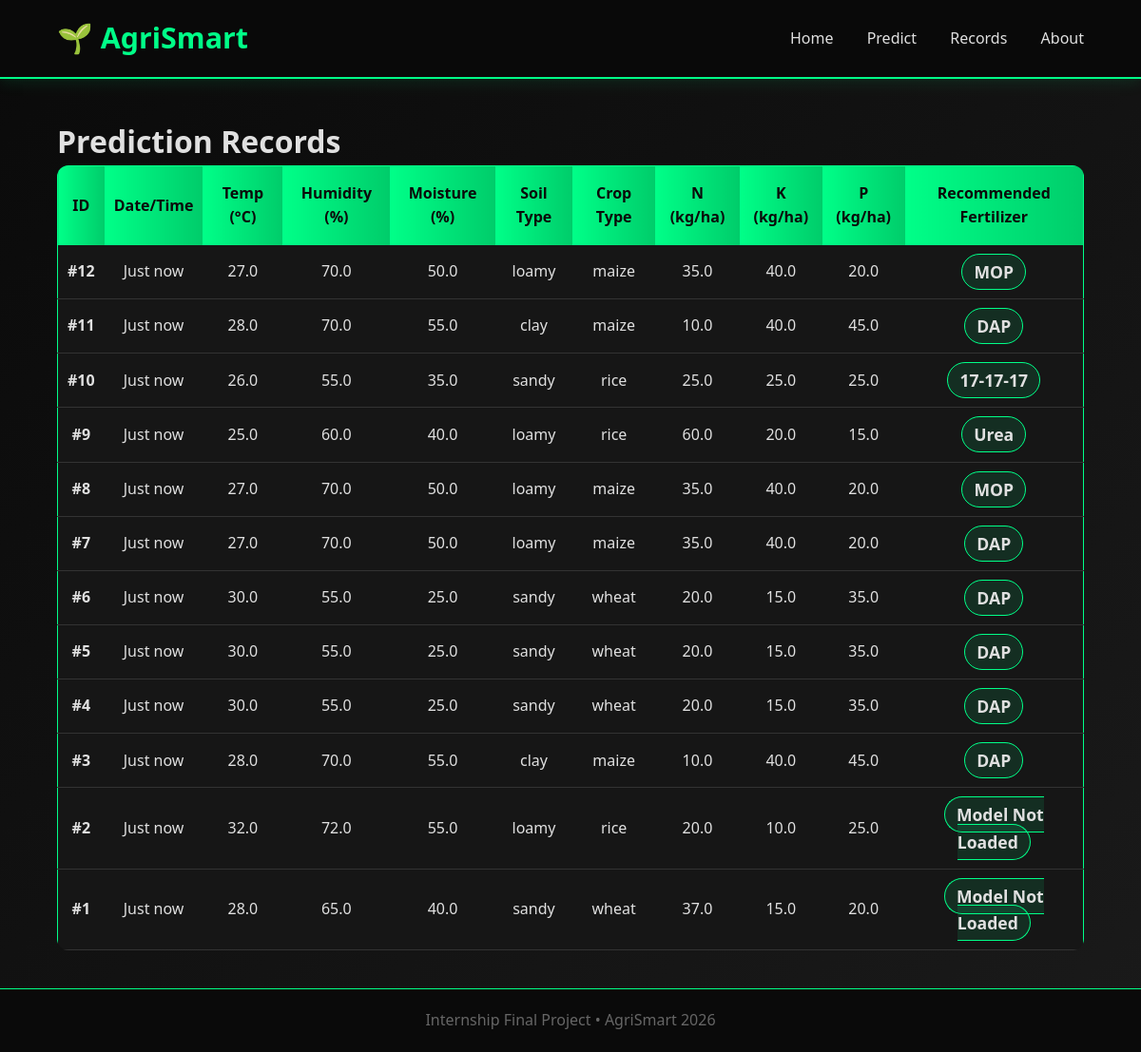
Before: /records with the older database file.
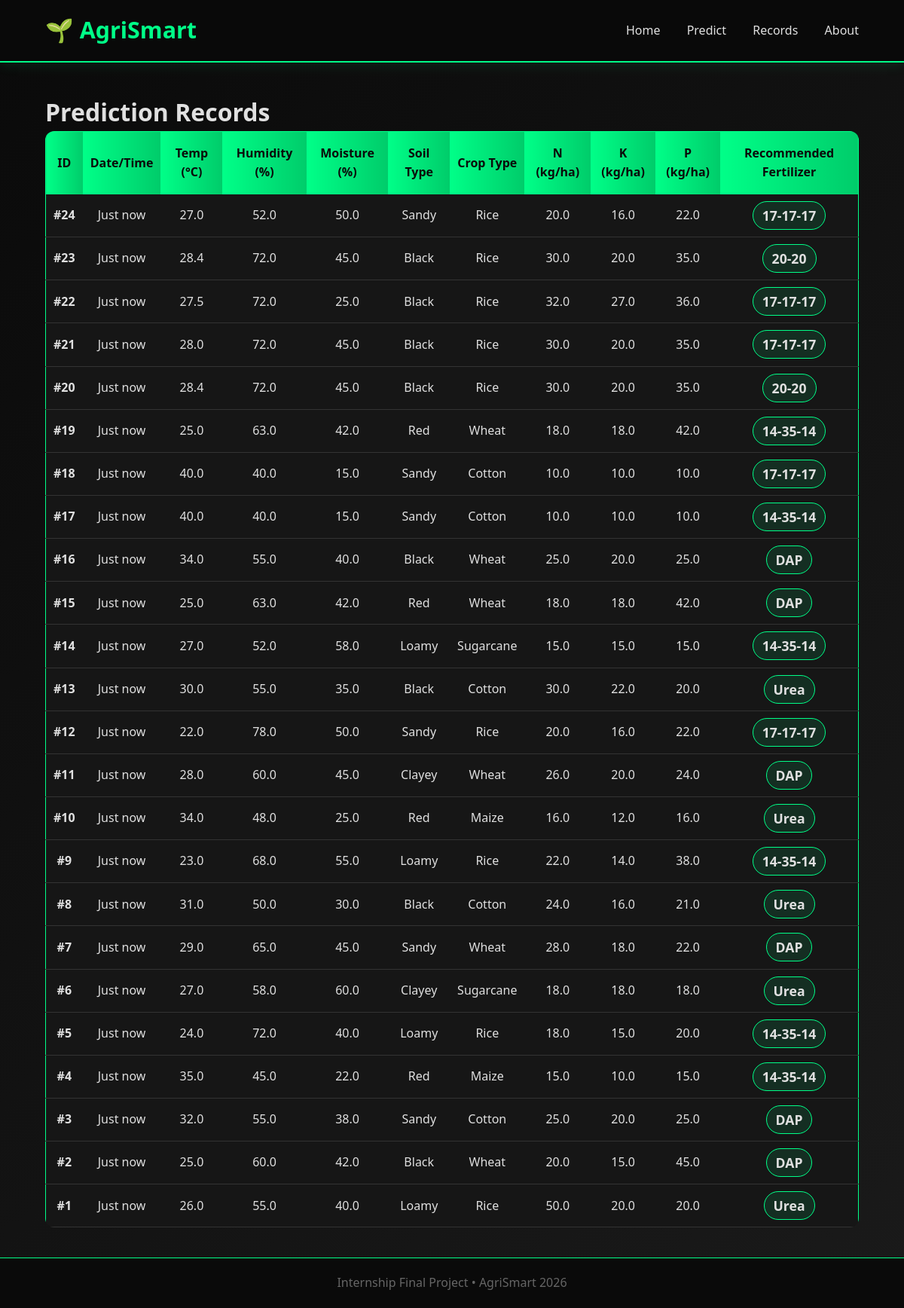
After: the same page with the newer database file.
### tables this page shows
CREATE TABLE predictions(
    id INTEGER PRIMARY KEY AUTOINCREMENT,
    temperature REAL,
    humidity REAL,
    moisture REAL,
    soil_type TEXT,
    crop_type TEXT,
    nitrogen REAL,
    potassium REAL,
    phosphorous REAL,
    fertilizer TEXT,
    created_at TIMESTAMP DEFAULT CURRENT_TIMESTAMP
);

### app.py (the view)
@app.route("/records")
def records():
    conn = sqlite3.connect(DB_PATH)
    cursor = conn.cursor()
    cursor.execute("SELECT * FROM predictions ORDER BY id DESC")
    data = cursor.fetchall()
    conn.close()
    return render_template("records.html", records=data)

### templates/records.html (shortened to what this page needs)
<!DOCTYPE html>
<html>
<head>
    <link rel="stylesheet" href="{{ url_for('static', filename='css/style.css') }}">
</head>
<body>
    <nav class="navbar">
        <div class="logo">🌱 AgriSmart</div>
        <ul class="nav-links">
            <li><a href="/">Home</a></li>
            <li><a href="/predict">Predict</a></li>
            <li><a href="/records">Records</a></li>
            <li><a href="/about">About</a></li>
        </ul>
    </nav>
    <div class="container">
        <h1 class="page-title">Prediction Records</h1>
        <div class="section-card">
            {% if records %}
            <div class="table-container">
                <table class="records-table">
                    <thead>
                        <tr>
                            <th>ID</th>
                            <th>Date/Time</th>
                            <th>Temp (°C)</th>
                            <th>Humidity (%)</th>
                            <th>Moisture (%)</th>
                            <th>Soil Type</th>
                            <th>Crop Type</th>
                            <th>N (kg/ha)</th>
                            <th>K (kg/ha)</th>
                            <th>P (kg/ha)</th>
                            <th>Recommended Fertilizer</th>
                        </tr>
                    </thead>
                    <tbody>
                        {% for row in records %}
                        <tr>
                            <td><strong>#{{ row[0] }}</strong></td>
                            <td>Just now</td>
                            <td>{{ row[1] }}</td>
                            <td>{{ row[2] }}</td>
                            <td>{{ row[3] }}</td>
                            <td>{{ row[4] }}</td>
                            <td>{{ row[5] }}</td>
                            <td>{{ row[6] }}</td>
                            <td>{{ row[7] }}</td>
                            <td>{{ row[8] }}</td>
                            <td class="fertilizer-cell">
                                <strong>{{ row[9] }}</strong>
                            </td>
                        </tr>
                        {% endfor %}
                    </tbody>
                </table>
            </div>
            {% else %}
            <p style="text-align:center; color:#888; padding:40px;">
                No predictions yet. Make your first recommendation!
            </p>
            {% endif %}
        </div>
    </div>
    <footer>
        Internship Final Project • AgriSmart 2026
    </footer>
</body>
</html>

### static/css/style.css (style rules this page uses)
* { margin: 0; padding: 0; box-sizing: border-box; }
body { font-family: 'Segoe UI', Tahoma, Geneva, Verdana, sans-serif; background: linear-gradient(135deg, #0a0a0a 0%, #1a1a1a 100%); color: #e0e0e0; line-height: 1.6; min-height: 100vh; display: flex; flex-direction: column; }
.navbar { background: rgba(10, 10, 10, 0.98); padding: 1rem 5%; display: flex; justify-content: space-between; align-items: center; border-bottom: 2px solid #00ff88; position: sticky; top: 0; z-index: 1000; box-shadow: 0 4px 15px rgba(0, 255, 136, 0.1); }
.logo { font-size: 1.9rem; font-weight: bold; color: #00ff88; display: flex; align-items: center; gap: 10px; }
.nav-links { list-style: none; display: flex; gap: 2.2rem; margin: 0; padding: 0; }
.nav-links a { color: #e0e0e0; text-decoration: none; font-weight: 500; transition: all 0.3s ease; position: relative; }
.nav-links a::after { content: ''; position: absolute; width: 0; height: 2px; bottom: -4px; left: 0; background: #00ff88; transition: width 0.3s; }
.container { width: 90%; max-width: 1200px; margin: auto; padding: 40px 0; flex: 1; }
footer { text-align: center; padding: 20px; background: #0a0a0a; color: #666; border-top: 1px solid #00ff88; margin-top: auto; }
.table-container { overflow-x: auto; border-radius: 12px; }
.records-table { width: 100%; border-collapse: collapse; background: #161616; border: 1px solid #00ff88; }
.records-table th { background: linear-gradient(90deg, #00ff88, #00cc6a); color: #0a0a0a; font-weight: 700; padding: 16px 10px; text-align: center; position: sticky; top: 0; }
.records-table td { padding: 14px 10px; text-align: center; border-bottom: 1px solid #333; color: #e0e0e0; }
.fertilizer-cell { font-size: 1.1rem; color: #00ff88; font-weight: bold; }
.fertilizer-cell strong { background: rgba(0, 255, 136, 0.1); padding: 6px 12px; border-radius: 20px; border: 1px solid #00ff88; }

Changed rows visible on the page:
added predictions: id "24", temperature "27.0", humidity "52.0", moisture "50.0", soil_type "Sandy", crop_type "Rice", nitrogen "20.0", potassium "16.0", phosphorous "22.0", fertilizer "17-17-17"
added predictions: id "23", temperature "28.4", humidity "72.0", moisture "45.0", soil_type "Black", crop_type "Rice", nitrogen "30.0", potassium "20.0", phosphorous "35.0", fertilizer "20-20"
added predictions: id "22", temperature "27.5", humidity "72.0", moisture "25.0", soil_type "Black", crop_type "Rice", nitrogen "32.0", potassium "27.0", phosphorous "36.0", fertilizer "17-17-17"
added predictions: id "21", temperature "28.0", humidity "72.0", moisture "45.0", soil_type "Black", crop_type "Rice", nitrogen "30.0", potassium "20.0", phosphorous "35.0", fertilizer "17-17-17"
added predictions: id "20", temperature "28.4", humidity "72.0", moisture "45.0", soil_type "Black", crop_type "Rice", nitrogen "30.0", potassium "20.0", phosphorous "35.0", fertilizer "20-20"
added predictions: id "19", temperature "25.0", humidity "63.0", moisture "42.0", soil_type "Red", crop_type "Wheat", nitrogen "18.0", potassium "18.0", phosphorous "42.0", fertilizer "14-35-14"
added predictions: id "18", temperature "40.0", humidity "40.0", moisture "15.0", soil_type "Sandy", crop_type "Cotton", nitrogen "10.0", potassium "10.0", phosphorous "10.0", fertilizer "17-17-17"
added predictions: id "17", temperature "40.0", humidity "40.0", moisture "15.0", soil_type "Sandy", crop_type "Cotton", nitrogen "10.0", potassium "10.0", phosphorous "10.0", fertilizer "14-35-14"
added predictions: id "16", temperature "34.0", humidity "55.0", moisture "40.0", soil_type "Black", crop_type "Wheat", nitrogen "25.0", potassium "20.0", phosphorous "25.0", fertilizer "DAP"
added predictions: id "15", temperature "25.0", humidity "63.0", moisture "42.0", soil_type "Red", crop_type "Wheat", nitrogen "18.0", potassium "18.0", phosphorous "42.0", fertilizer "DAP"
added predictions: id "14", temperature "27.0", humidity "52.0", moisture "58.0", soil_type "Loamy", crop_type "Sugarcane", nitrogen "15.0", potassium "15.0", phosphorous "15.0", fertilizer "14-35-14"
added predictions: id "13", temperature "30.0", humidity "55.0", moisture "35.0", soil_type "Black", crop_type "Cotton", nitrogen "30.0", potassium "22.0", phosphorous "20.0", fertilizer "Urea"
changed predictions id 12: temperature "27.0" → "22.0"; humidity "70.0" → "78.0"; soil_type "loamy" → "Sandy"; crop_type "maize" → "Rice"; nitrogen "35.0" → "20.0"; potassium "40.0" → "16.0"; phosphorous "20.0" → "22.0"; fertilizer "MOP" → "17-17-17"
changed predictions id 11: humidity "70.0" → "60.0"; moisture "55.0" → "45.0"; soil_type "clay" → "Clayey"; crop_type "maize" → "Wheat"; nitrogen "10.0" → "26.0"; potassium "40.0" → "20.0"; phosphorous "45.0" → "24.0"
changed predictions id 10: temperature "26.0" → "34.0"; humidity "55.0" → "48.0"; moisture "35.0" → "25.0"; soil_type "sandy" → "Red"; crop_type "rice" → "Maize"; nitrogen "25.0" → "16.0"; potassium "25.0" → "12.0"; phosphorous "25.0" → "16.0"; fertilizer "17-17-17" → "Urea"
changed predictions id 9: temperature "25.0" → "23.0"; humidity "60.0" → "68.0"; moisture "40.0" → "55.0"; soil_type "loamy" → "Loamy"; crop_type "rice" → "Rice"; nitrogen "60.0" → "22.0"; potassium "20.0" → "14.0"; phosphorous "15.0" → "38.0"; fertilizer "Urea" → "14-35-14"
changed predictions id 8: temperature "27.0" → "31.0"; humidity "70.0" → "50.0"; moisture "50.0" → "30.0"; soil_type "loamy" → "Black"; crop_type "maize" → "Cotton"; nitrogen "35.0" → "24.0"; potassium "40.0" → "16.0"; phosphorous "20.0" → "21.0"; fertilizer "MOP" → "Urea"
changed predictions id 7: temperature "27.0" → "29.0"; humidity "70.0" → "65.0"; moisture "50.0" → "45.0"; soil_type "loamy" → "Sandy"; crop_type "maize" → "Wheat"; nitrogen "35.0" → "28.0"; potassium "40.0" → "18.0"; phosphorous "20.0" → "22.0"
changed predictions id 6: temperature "30.0" → "27.0"; humidity "55.0" → "58.0"; moisture "25.0" → "60.0"; soil_type "sandy" → "Clayey"; crop_type "wheat" → "Sugarcane"; nitrogen "20.0" → "18.0"; potassium "15.0" → "18.0"; phosphorous "35.0" → "18.0"; fertilizer "DAP" → "Urea"
changed predictions id 5: temperature "30.0" → "24.0"; humidity "55.0" → "72.0"; moisture "25.0" → "40.0"; soil_type "sandy" → "Loamy"; crop_type "wheat" → "Rice"; nitrogen "20.0" → "18.0"; phosphorous "35.0" → "20.0"; fertilizer "DAP" → "14-35-14"
changed predictions id 4: temperature "30.0" → "35.0"; humidity "55.0" → "45.0"; moisture "25.0" → "22.0"; soil_type "sandy" → "Red"; crop_type "wheat" → "Maize"; nitrogen "20.0" → "15.0"; potassium "15.0" → "10.0"; phosphorous "35.0" → "15.0"; fertilizer "DAP" → "14-35-14"
changed predictions id 3: temperature "28.0" → "32.0"; humidity "70.0" → "55.0"; moisture "55.0" → "38.0"; soil_type "clay" → "Sandy"; crop_type "maize" → "Cotton"; nitrogen "10.0" → "25.0"; potassium "40.0" → "20.0"; phosphorous "45.0" → "25.0"
changed predictions id 2: temperature "32.0" → "25.0"; humidity "72.0" → "60.0"; moisture "55.0" → "42.0"; soil_type "loamy" → "Black"; crop_type "rice" → "Wheat"; potassium "10.0" → "15.0"; phosphorous "25.0" → "45.0"; fertilizer "Model Not Loaded" → "DAP"
changed predictions id 1: temperature "28.0" → "26.0"; humidity "65.0" → "55.0"; soil_type "sandy" → "Loamy"; crop_type "wheat" → "Rice"; nitrogen "37.0" → "50.0"; potassium "15.0" → "20.0"; fertilizer "Model Not Loaded" → "Urea"
